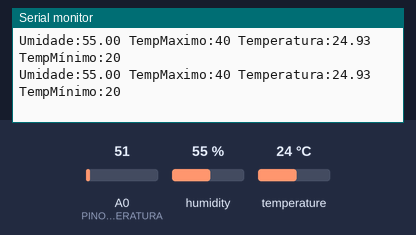
The sketch below on a simulated Arduino Uno, built with avr-gcc and run on an emulated ATmega328P. On the bench: the last lines printed to the serial monitor. Inputs (shaded band) come from the test bench; at power-on: humidity 55 %, A0 (PINO_SENSOR_TEMPERATURA) = 51, temperature 24 °C.

Above: at 1.8 s.
1.9 s: humidity set to 22 %
At 3.3 s:
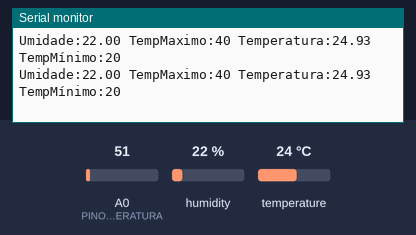
3.4 s: A0 (PINO_SENSOR_TEMPERATURA) set to 61
At 4.7 s:
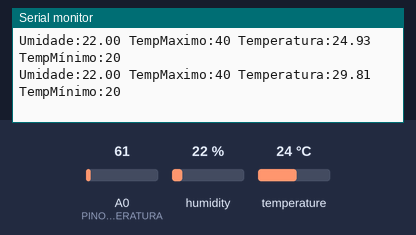
4.9 s: humidity set to 40 %
At 5.9 s:
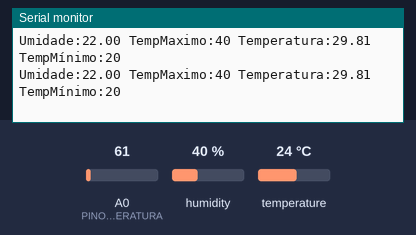
6.4 s: A0 (PINO_SENSOR_TEMPERATURA) set to 71
At 7.9 s:
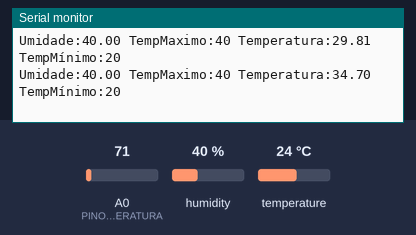
Timing chart, 0 to 8.9 s (numbered marks = the images above; inputs shaded):
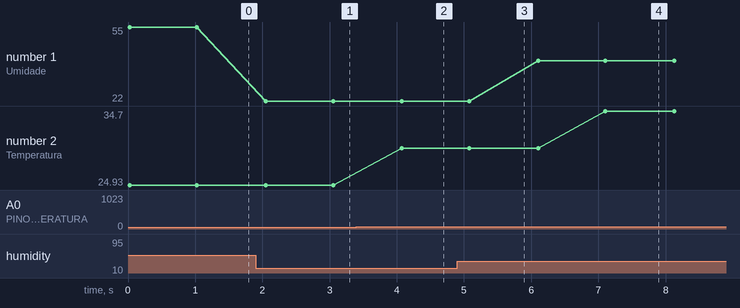

The sketch:

temperatura_umidade.ino
```cpp
// BIBLIOTECA PARA O FUNCIONAMENTO DO SENSOR
#include "DHT.h"

// DEFINIÇÃO DOS PARAMETROS DE FUNCIONAMENTO
//"DEFINE" ESTA DIZENZO QUAL O SENSOR
#define TIPO_SENSOR DHT11

// DEFINE A PORTA QUE SERÁ RECOLHIDO OS DADOS PARA ALOCAR NA VARIAVEL PINO_SENSOR_DHT11
const int PINO_SENSOR_DHT11 = A1;

// FUNÇÃO QUE ALINHA A PORTA DE ENTRADA NO ARDUINO COM BASE NO TIPO DE SENSOR DEFINIDO
DHT sensorDHT(PINO_SENSOR_DHT11, TIPO_SENSOR);

// CRIANDO UMA CONSTANTE INTEIRA CHAMADA PINO_SENSOR_TEMPERATURA E DEFININDO A PORTA A0 PARA ELA
const int PINO_SENSOR_TEMPERATURA = A0;


// FUNÇÃO QUE INICIA AS PORTAS // FUNÇÃO QUE LIGA O SENSOR E MANDA CAPTURAR COM A FUNÇÃO sensorDHT
void setup() {
  Serial.begin(9600);
  sensorDHT.begin();
}

// EXECUTANDO REPETIÇÕES (LOOPING) -> ARMAZENA A LEITURA ANALÓGICO DO PINO_SENSOR_TEMPERATURA NA VARIÁVEL valorLeitura
// REALIZA A CONVERSÃO DO valorLeitura em TemperaturaCelsius através de cálculos matemáticos
void loop() {
  int valorLeitura = analogRead(PINO_SENSOR_TEMPERATURA);
  float temperaturaCelsius = (valorLeitura * 5.0/1023.0) / 0.01;

  float umidade = sensorDHT.readHumidity();

// CONDIÇÃO DE INTERRUPÇÃO CASO O RETORNO DA VARIAVEL NÃO SEJA UM NUMERO.
  if (isnan(umidade)) {
    Serial.println("Erro ao ler os dados do sensor");

    //PASSE PELA VALIDAÇÃO, ENTRA NO PRINT DOS RESULTADOS
  } else{
    // REALIZA PRINTS de forma seriada do texto "Temperatura: (valor da variável)C" a cada 1000ms
    Serial.print("Umidade:");
    Serial.print(umidade);
    Serial.print(' ');
    Serial.print("TempMaximo:");
    Serial.print(40);
    Serial.print(' ');
    Serial.print("Temperatura:");
    Serial.print(temperaturaCelsius);
    Serial.print(' ');
    Serial.print("TempMínimo:");
    Serial.println(20);
    delay(1000);
  }
}
```

Measured:
- after the input at 1.9 s, the serial monitor: prints a new line after 0.15 s (image 1)
- after the input at 3.4 s, the serial monitor: prints a new line after 0.68 s (image 2)
- after the input at 6.4 s, the serial monitor: prints a new line after 0.70 s (image 4)
- plotted number 1: 55 → 22 after the input at 1.9 s
- plotted number 2: 24.93 → 29.81 after the input at 3.4 s, 29.81 → 34.7 after the input at 6.4 s
